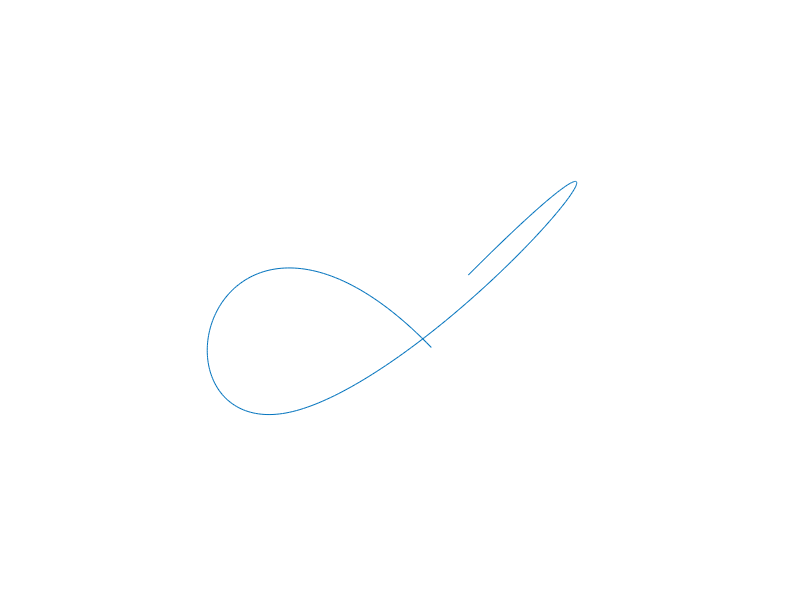
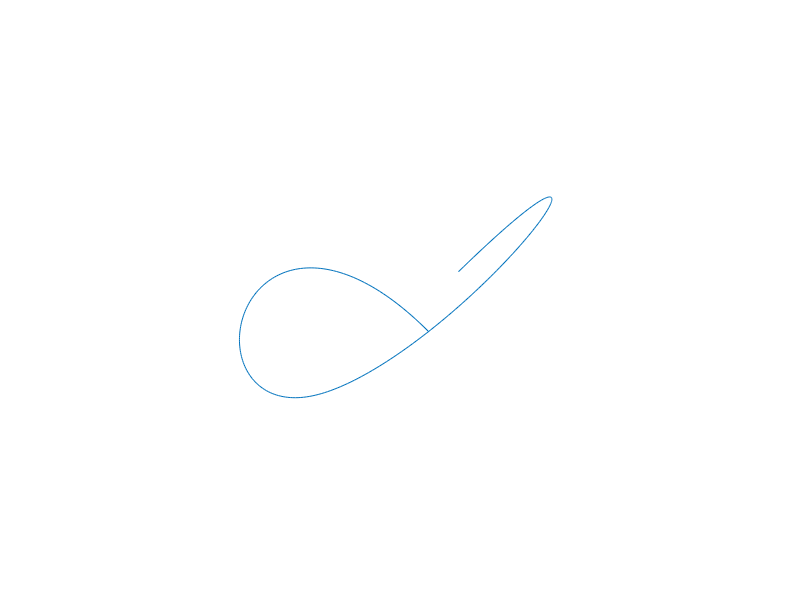
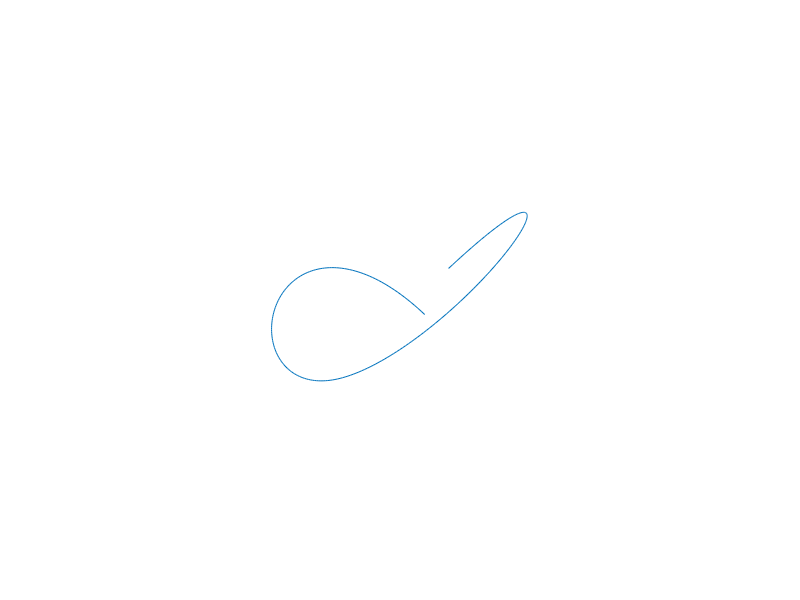
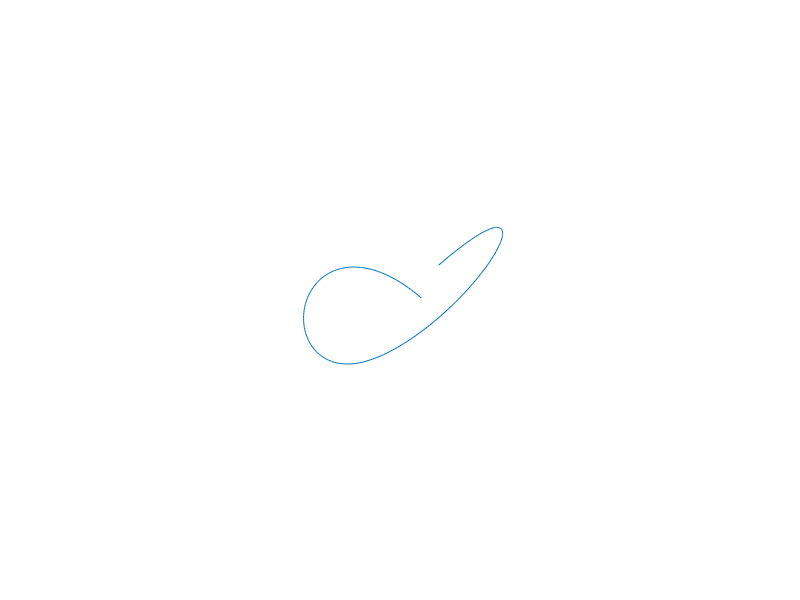

These charts were generated, in order, by the following MATLAB code: (Note: a time limit stopped this script after it produced the figures.)

function [] = genCurves_v2()
%%

% Version history

% matlab_line_drawings
% randomly samples knot grid (2D cartesian feature space) to draw
% parametrically controlled curves per Thomas' algorith 

% Dave's code.  Interestingly, Dave had chatGPT translate Python into
% Matlab.  Then checked that it worked. Thomas noticed some potential
% oddities in the algorithm, needs a look over

% genCurves
% converting to function to generate sets of curves for each block.
% Alternating curve complexity (smooth, rough) over blocks, and outputting
% png files to be loaded by MovieGraphic in monkeyLoogic. corr_RL v3
% modified to work with these images. 

% Algorithm walk-through:
% 1. define a curve_of_origin (circle)
% 2. call sample_knots(), picks random set of xy positions from knot grid
% 3. call upsample() to define 'endcurve' by computing spline between the random knots
% 4. repeat steps 2 and 3 to generate a second curve
% 5. invoke secrete mathematical incantations to make the second curve
% orthogonal to the first, 'orthocurve'
% 7. Sample curves along a 'manifold' (line through the feature space).
% Method for sampling manifold:
% a. Generate a vector of scaling values (t) from -1 to +1
% b. Loop through 't', each iter multiply endcurve by t (scale endcurve)
% c. Add scaled endcurve to curve_of_origin
% d. This produces a smooth_sequence of 'samples' along the manifold
% e. Add this sequence to an image stack to make a movie
% e. To examine effect of correlation on learning, generate rough_sequence
% f. Create random vector of scaling values 't'
% g. Multiple random t's by orthocurve to sample noise manifold
% h. Collect these into image stack, produces a jumpy movie

% Embedding curves in task context:
% 1. Generate two curves for each block
% 2. Associate one curve with L key, the other with R key
% 3. Subjects learn to map curves to keys
% 4. Vary curve complexity over blocks by alternately showing
% smooth_sequence and rough_sequence movies.

% This first version of the task is trivial, almost no learning.
% Perceptual system immediately discriminates curves (visually distinct)
% and with very little trial and error learns to map curves to keys

% genCurves_v2:
% Next steps, after speaking with Thomas
% 1. Associate L and R keys (states) with opposite halves of the continuum
% of curves along a single manifold.
% 2. Never show the same curve twice, need to learn the manifold rather
% than any individual visual pattern.
% 3. Do this by discretizing manifold segments on each side of the middle
% point (decision boundary), and build a movie only out of that segment
% 4. This is all single manifold
% 5. Use ortho manifold to dissociate reward state from feature correlation
% 6. Do this by adding in varying amounts of ortho curve. 
% 7. Use quantity of orthocurve added in to modulate the degree of noise
% (if ortho component is unrelated to response/reward), or to dissociate
% feature correlation (endcurve) from RPE (orthocurve).  That is, determine
% response (L/R key) and reward probability based on sign and magnitude of
% orthocurve addition


% set params structure.  
params.size_of_knot_grid = 10;
params.low = -1;
params.high = 1;
knot_grid = make_knot_grid(params.size_of_knot_grid, params.low, params.high);
params.max_knot_number = 10;
params.D = 256; % resolution_of_curves
params.K = 2; % number of axes in curve space that we will sample
params.S = 1; % number of "exposures" to generate
params.N = 12; % number of samples per exposure
params.save_png = true;
params.plotCurveSeq = true;
params.n_knot_points = 5;
% params.n_knot_points = 2;

params.nBlocks = 10;
params.curvesPerBlock = 2;

% Specify the "curve of origin"
curve_of_origin = zeros(params.D, 2);

% Circle
rng = (0:params.D-1)' / params.D * 2 * pi;
curve_of_origin(:, 1) = sin(rng);
curve_of_origin(:, 2) = cos(rng);
radius = 0.1 * (params.high - params.low);
curve_of_origin = curve_of_origin * radius;
% oXY = xy2stacked(curve_of_origin);

for b = 1:params.nBlocks

    for c = 1:params.curvesPerBlock

        % --- curves for A state
        % endcurve
        knots = sample_knots(knot_grid, params.n_knot_points, false);
        [endcurve, ~] = upsample(knots, params.D);

        % orthocurve
        el = sum(sum(endcurve .* endcurve));
        knots = sample_knots(knot_grid, params.n_knot_points, false);
        [other_curve, ~] = upsample(knots, params.D);
        orthocurve = sum(sum(other_curve .* endcurve)) * endcurve / el - other_curve;
        fprintf('check: %.2f\n', sum(sum(orthocurve .* endcurve))); % ??

        % Generate one sequence and look at it
        scale_lim = 1;

        % Travel smoothly along manifold, sample a curve at each point
        smooth_sequence = zeros(params.N, params.D, 2);
        for i = 1:params.N
            t = interp1([1, params.N], [-scale_lim, scale_lim], i);
            smooth_sequence(i, :, :) = curve_of_origin + t * endcurve;
        end

        % Random samples of curves along an orthogonal manifold: this is the "noise"
        rough_sequence = zeros(params.N, params.D, 2);
        for n = 1:params.N
            t = max(min(randn, scale_lim), -scale_lim);
            rough_sequence(n, :, :) = curve_of_origin + t * orthocurve;
        end

     

        %%
        % Plotting
        figure;
        plot(endcurve(:, 1), endcurve(:, 2));
        hold on;
        plot(orthocurve(:, 1), orthocurve(:, 2), 'r');

        %%

        if params.plotCurveSeq
            % lim = 1.75;
            lim = 1.5;
            limx = [-lim, lim];
            limy = [-lim, lim];

            figure;
            for i = 1:3
                for n = 1:params.N
                    subplot(3, params.N, (i-1)*params.N + n);
                    if i == 1
                        plot(smooth_sequence(n, :, 1), smooth_sequence(n, :, 2));
                    elseif i == 2
                        plot(rough_sequence(n, :, 1), rough_sequence(n, :, 2));
                    else
                        plot((rough_sequence(n, :, 1) + smooth_sequence(n, :, 1))/2, ...
                            (rough_sequence(n, :, 2) + smooth_sequence(n, :, 2))/2);
                    end
                    xlim(limx);
                    ylim(limy);
                    axis off;
                    axis equal;
                end
            end

        end

        %%
        if params.save_png

            for i = 1:3
                for n = 1:params.N
                    % subplot(3, params.N, (i-1)*params.N + n);
                    if i == 1
                        f = figure;
                        plot(smooth_sequence(n, :, 1), smooth_sequence(n, :, 2));
                    elseif i == 2
                        f = figure;
                        plot(rough_sequence(n, :, 1), rough_sequence(n, :, 2));
                    else
                        f = figure;
                        plot((rough_sequence(n, :, 1) + smooth_sequence(n, :, 1))/2, ...
                            (rough_sequence(n, :, 2) + smooth_sequence(n, :, 2))/2);
                    end
                    xlim(limx);
                    ylim(limy);
                    axis off;
                    axis equal;

                    % --- SAVE PNG
                    state = 'A';
                    fn = buildFilename(params, i, n, b, c);
                    cd blockstim
                    % f is figure object, if not included in print command, prints
                    % last ML screen changed, eg user, as png file
                    print(f, fn, '-dpng');
                    close;
                    cd ..

                end
            end

        end % save_png

    end % curvesPerBlock

end  % nBlocks





%%
% Utilities for generating curves

    function fn = buildFilename(params, i, n, b, c)

        blockstr = strcat ('b', num2str(b), '_');
        curvestr = strcat ('c', num2str(c), '_');

        switch i

            case 1
                typeStr = 'smooth_';

            case 2
                typeStr = 'rough_';

            case 3
                typeStr = 'comb_';

        end

        sampStr = strcat('s', num2str(n));

        fn = strcat(typeStr, blockstr, curvestr, sampStr);

        bob = 1;


    end


% function stacked = xy2stacked(xy)
%     n = size(xy, 1);
%     stacked = reshape(xy', [n*2, 1]);
% end

    function xy = stacked2xy(stacked)
        assert(mod(length(stacked), 2) == 0);
        n = length(stacked) / 2;
        xy = reshape(stacked, [2, n])';
    end

    function segmented = stacked2segmented(curve)
        n_points = length(curve) / 2;
        assert(mod(n_points, 1) == 0);
        x1_idx = 1:n_points-1;
        x2_idx = 2:n_points;
        y1_idx = x1_idx + n_points;
        y2_idx = x2_idx + n_points;
        segmented = [curve(x1_idx), curve(x2_idx), curve(y1_idx), curve(y2_idx)];
    end

    function probes_nxy = linear_probe_set(lim, num, center, dash)
        if nargin < 3
            center = [0, 0];
        end
        if nargin < 4
            dash = false;
        end

        cnt = 1;
        base_probes = 6 * num;
        if dash
            num_probes = base_probes * (1 + dash);
        else
            num_probes = base_probes;
        end
        probes_nxy = zeros(num_probes, 2, 2);
        fprintf('making %d probes\n', num_probes);
        eps = 0.01; % avoid corners

        % Vertical probes
        for x = linspace(-lim+eps, lim-eps, num)
            probes_nxy(cnt, :, :) = [x, lim; x, -lim];
            cnt = cnt + 1;
        end

        % Horizontal probes
        for y = linspace(-lim+eps, lim-eps, num)
            probes_nxy(cnt, :, :) = [lim, y; -lim, y];
            cnt = cnt + 1;
        end

        % Negative oblique
        for y = linspace(-lim+eps, lim-eps, num)
            probes_nxy(cnt, :, :) = [-lim, y; y, -lim];
            cnt = cnt + 1;
        end
        for x = linspace(-lim+eps, lim-eps, num)
            probes_nxy(cnt, :, :) = [x, lim; lim, x];
            cnt = cnt + 1;
        end

        % Positive oblique
        for y = linspace(-lim+eps, lim-eps, num)
            probes_nxy(cnt, :, :) = [lim, y; -y, -lim];
            cnt = cnt + 1;
        end
        for x = linspace(-lim+eps, lim-eps, num)
            probes_nxy(cnt, :, :) = [x, lim; -lim, -x];
            cnt = cnt + 1;
        end

        if dash
            inc = 1 / dash;
            for i = 1:base_probes
                xp = polyfit([0, 1], probes_nxy(i, :, 1)', 1);
                yp = polyfit([0, 1], probes_nxy(i, :, 2)', 1);
                stop = 0;
                for j = 1:dash
                    start = stop;
                    stop = start + inc;
                    probes_nxy(cnt, :, 1) = polyval(xp, [start, stop]);
                    probes_nxy(cnt, :, 2) = polyval(yp, [start, stop]);
                    cnt = cnt + 1;
                end
            end
        end

        probes_nxy = probes_nxy + repmat(reshape(center, [1, 1, 2]), [size(probes_nxy, 1), 2, 1]);
    end

    function grid = make_knot_grid(size, low, high)
        [X, Y] = meshgrid(linspace(low, high, size));
        grid = [X(:), Y(:)];
    end

    function knots = sample_knots(knot_grid, number_of_knot_points, closed)
        if nargin < 3
            closed = true;
        end

        grid_size = size(knot_grid, 1);
        if nargin < 2 || isempty(number_of_knot_points)
            nkp = grid_size;
        else
            nkp = number_of_knot_points;
        end

        dice = randsample(grid_size, nkp, nkp > grid_size);
        if closed
            dice(end) = dice(1);
        end
        knots = knot_grid(dice, :);
    end

    function [xy, knots] = upsample(knots, resolution, kind)
        if nargin < 3
            kind = 'spline';
        end

        num_knots = size(knots, 1);

        if num_knots < 3
            kind = 'linear';
        end

        plot_range = linspace(0, num_knots-1, resolution);

        if strcmp(kind, 'linear')
            fx = interp1(0:num_knots-1, knots(:,1), plot_range, 'linear');
            fy = interp1(0:num_knots-1, knots(:,2), plot_range, 'linear');
        else
            fx = interp1(0:num_knots-1, knots(:,1), plot_range, 'spline');
            fy = interp1(0:num_knots-1, knots(:,2), plot_range, 'spline');
        end

        xy = [fx', fy'];
    end

end
